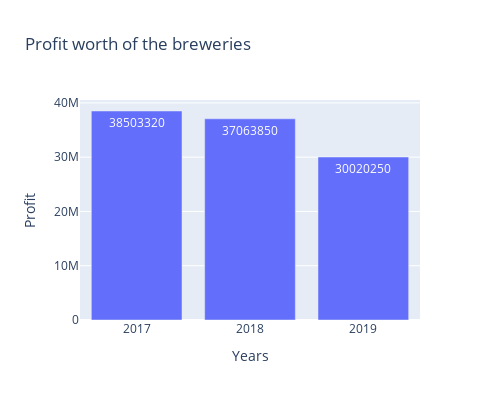

This figure's notebook cell:
### Code cell
fig = go.Figure(data = [go.Bar(
    x= profit_for_years.years,
    y = profit_for_years.profit,
    text = profit_for_years.profit,
    textposition = 'auto',
)])

fig.update_layout(
    autosize= False,
    width = 500,
    height = 400,
    xaxis_title="Years",
    yaxis_title= "Profit",
    title_text = 'Profit worth of the breweries'

)

fig.show()

### Figure 1 — Plotly figure (JSON) as saved in the notebook; plotly's stock layout.template omitted (floating-point values rounded to 4 significant figures)
{"data": [{"text": [38503320, 37063850, 30020250], "textposition": "auto", "type": "bar", "x": [2017, 2018, 2019], "y": [38503320, 37063850, 30020250]}], "layout": {"autosize": false, "height": 400, "title": {"text": "Profit worth of the breweries"}, "width": 500, "xaxis": {"title": {"text": "Years"}}, "yaxis": {"title": {"text": "Profit"}}}}
